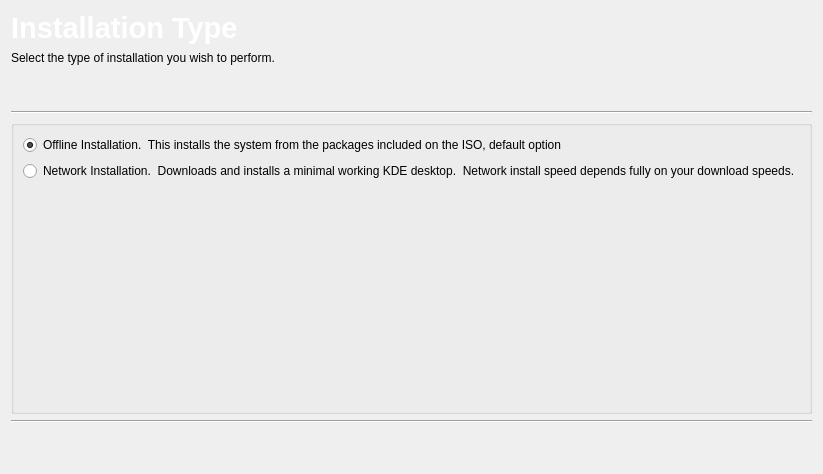
<?xml version="1.0" encoding="UTF-8"?>
<ui version="4.0">
 <class>NetInst</class>
 <widget class="QWidget" name="NetInst">
  <property name="geometry">
   <rect>
    <x>0</x>
    <y>0</y>
    <width>694</width>
    <height>474</height>
   </rect>
  </property>
  <property name="windowTitle">
   <string/>
  </property>
  <layout class="QVBoxLayout" name="verticalLayout_2">
   <item>
    <widget class="QLabel" name="label">
     <property name="maximumSize">
      <size>
       <width>16777215</width>
       <height>50</height>
      </size>
     </property>
     <property name="font">
      <font>
       <pointsize>14</pointsize>
      </font>
     </property>
     <property name="text">
      <string>&lt;!DOCTYPE HTML PUBLIC &quot;-//W3C//DTD HTML 4.0//EN&quot; &quot;http://www.w3.org/TR/REC-html40/strict.dtd&quot;&gt;
&lt;html&gt;&lt;head&gt;&lt;meta name=&quot;qrichtext&quot; content=&quot;1&quot; /&gt;&lt;style type=&quot;text/css&quot;&gt;
p, li { white-space: pre-wrap; }
&lt;/style&gt;&lt;/head&gt;&lt;body style=&quot; font-family:'Sans Serif'; font-size:14pt; font-weight:400; font-style:normal;&quot;&gt;
&lt;p style=&quot; margin-top:0px; margin-bottom:0px; margin-left:0px; margin-right:0px; -qt-block-indent:0; text-indent:0px;&quot;&gt;&lt;span style=&quot; font-size:22pt; font-weight:600; color:#ffffff;&quot;&gt;Installation Type&lt;/span&gt;&lt;/p&gt;&lt;/body&gt;&lt;/html&gt;</string>
     </property>
    </widget>
   </item>
   <item>
    <widget class="QLabel" name="label_2">
     <property name="sizePolicy">
      <sizepolicy hsizetype="Minimum" vsizetype="Minimum">
       <horstretch>0</horstretch>
       <verstretch>0</verstretch>
      </sizepolicy>
     </property>
     <property name="text">
      <string>Select the type of installation you wish to perform.</string>
     </property>
     <property name="scaledContents">
      <bool>true</bool>
     </property>
     <property name="wordWrap">
      <bool>true</bool>
     </property>
    </widget>
   </item>
   <item>
    <spacer name="verticalSpacer">
     <property name="orientation">
      <enum>Qt::Vertical</enum>
     </property>
     <property name="sizeType">
      <enum>QSizePolicy::Fixed</enum>
     </property>
     <property name="sizeHint" stdset="0">
      <size>
       <width>20</width>
       <height>40</height>
      </size>
     </property>
    </spacer>
   </item>
   <item>
    <widget class="Line" name="line">
     <property name="orientation">
      <enum>Qt::Horizontal</enum>
     </property>
    </widget>
   </item>
   <item>
    <widget class="QGroupBox" name="groupBox">
     <property name="sizePolicy">
      <sizepolicy hsizetype="Preferred" vsizetype="Expanding">
       <horstretch>0</horstretch>
       <verstretch>0</verstretch>
      </sizepolicy>
     </property>
     <property name="title">
      <string/>
     </property>
     <layout class="QVBoxLayout" name="verticalLayout_3">
      <item>
       <widget class="QRadioButton" name="isoinst">
        <property name="text">
         <string>Offline Installation.  This installs the system from the packages included on the ISO, default option</string>
        </property>
        <property name="checked">
         <bool>true</bool>
        </property>
        <attribute name="buttonGroup">
         <string notr="true">buttonGroup</string>
        </attribute>
       </widget>
      </item>
      <item>
       <widget class="QRadioButton" name="netinst">
        <property name="text">
         <string>Network Installation.  Downloads and installs a minimal working KDE desktop.  Network install speed depends fully on your download speeds.</string>
        </property>
        <property name="checked">
         <bool>false</bool>
        </property>
        <attribute name="buttonGroup">
         <string notr="true">buttonGroup</string>
        </attribute>
       </widget>
      </item>
      <item>
       <widget class="QWidget" name="groupswidget" native="true">
        <property name="enabled">
         <bool>false</bool>
        </property>
        <layout class="QVBoxLayout" name="verticalLayout"/>
       </widget>
      </item>
      <item>
       <spacer name="verticalSpacer_2">
        <property name="orientation">
         <enum>Qt::Vertical</enum>
        </property>
        <property name="sizeHint" stdset="0">
         <size>
          <width>20</width>
          <height>40</height>
         </size>
        </property>
       </spacer>
      </item>
     </layout>
    </widget>
   </item>
   <item>
    <widget class="Line" name="line_2">
     <property name="orientation">
      <enum>Qt::Horizontal</enum>
     </property>
    </widget>
   </item>
   <item>
    <spacer name="verticalSpacer_3">
     <property name="orientation">
      <enum>Qt::Vertical</enum>
     </property>
     <property name="sizeType">
      <enum>QSizePolicy::Fixed</enum>
     </property>
     <property name="sizeHint" stdset="0">
      <size>
       <width>20</width>
       <height>40</height>
      </size>
     </property>
    </spacer>
   </item>
  </layout>
 </widget>
 <resources/>
 <connections>
  <connection>
   <sender>netinst</sender>
   <signal>toggled(bool)</signal>
   <receiver>groupswidget</receiver>
   <slot>setEnabled(bool)</slot>
   <hints>
    <hint type="sourcelabel">
     <x>77</x>
     <y>158</y>
    </hint>
    <hint type="destinationlabel">
     <x>116</x>
     <y>229</y>
    </hint>
   </hints>
  </connection>
 </connections>
 <buttongroups>
  <buttongroup name="buttonGroup"/>
 </buttongroups>
</ui>
